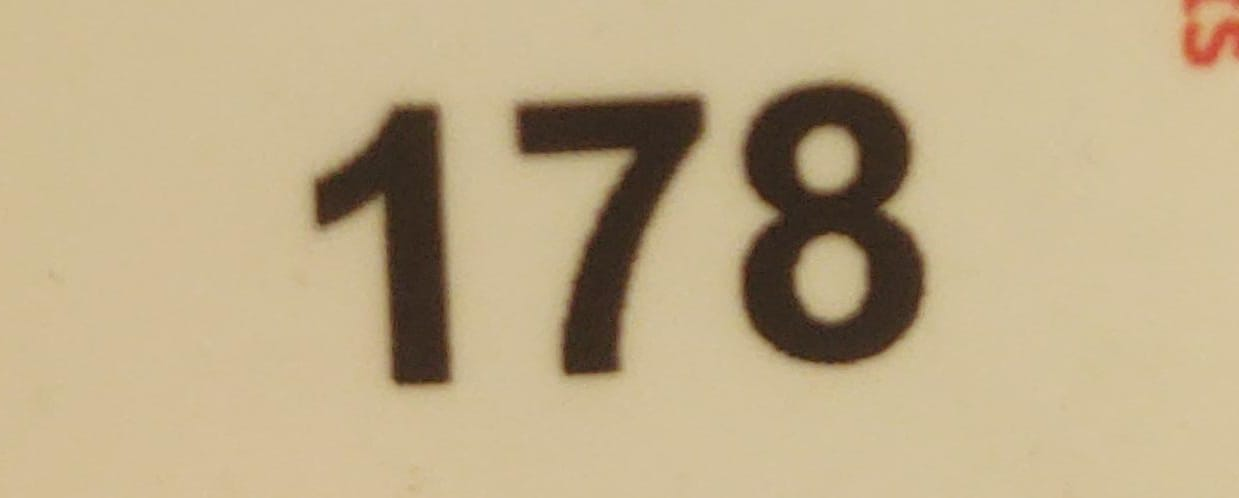
#> input picture comanda.png, 1239 x 498 px
$ python OcrExample.py
#> lines starting #> are read from the running program, lines starting #| are printed output that depends on the picture; after the words box and inside, x2 and y2 are one past the last pixel; in counts of white or black regions, pixels touching at a corner belong together
#opencv
import cv2
import pytesseract

#point out where the tesseract is installed
pytesseract.pytesseract.tesseract_cmd = r'C:\Users\TiagoAlmeida\AppData\Local\Programs\Tesseract-OCR\tesseract.exe'

# Grayscale, Gaussian blur, Otsu's threshold
image = cv2.imread('comanda.png')
#> image is the input picture: shape (498, 1239, 3); mean B, G, R 136.2, 171.4, 189.6
gray = cv2.cvtColor(image, cv2.COLOR_BGR2GRAY)
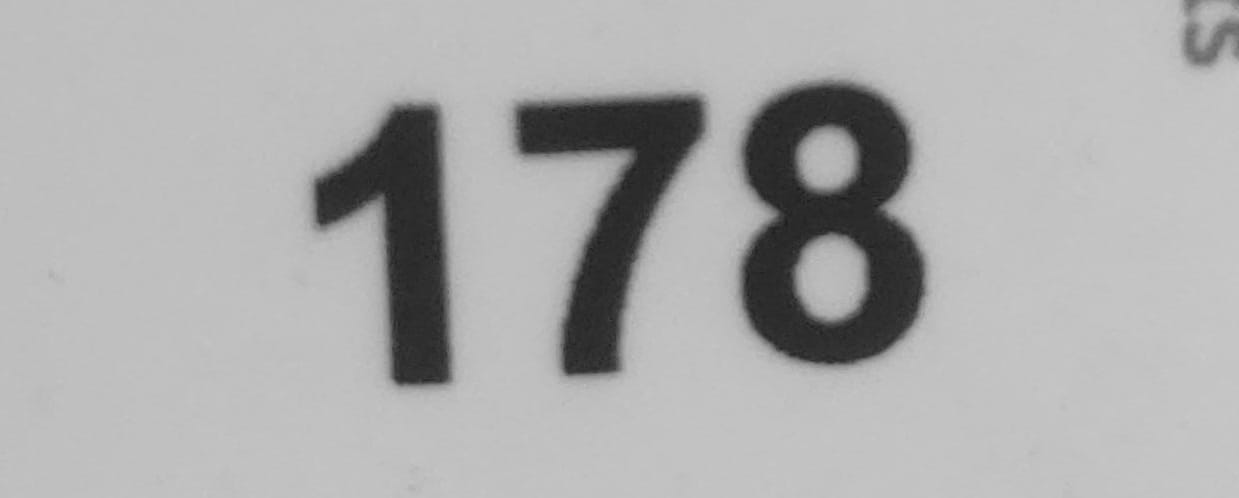
#> gray: shape (498, 1239); min 29, max 200, mean 172.8
# blur = cv2.GaussianBlur(gray, (3,3), 0)
thresh = cv2.threshold(gray, 0, 255, cv2.THRESH_BINARY_INV + cv2.THRESH_OTSU)[1]
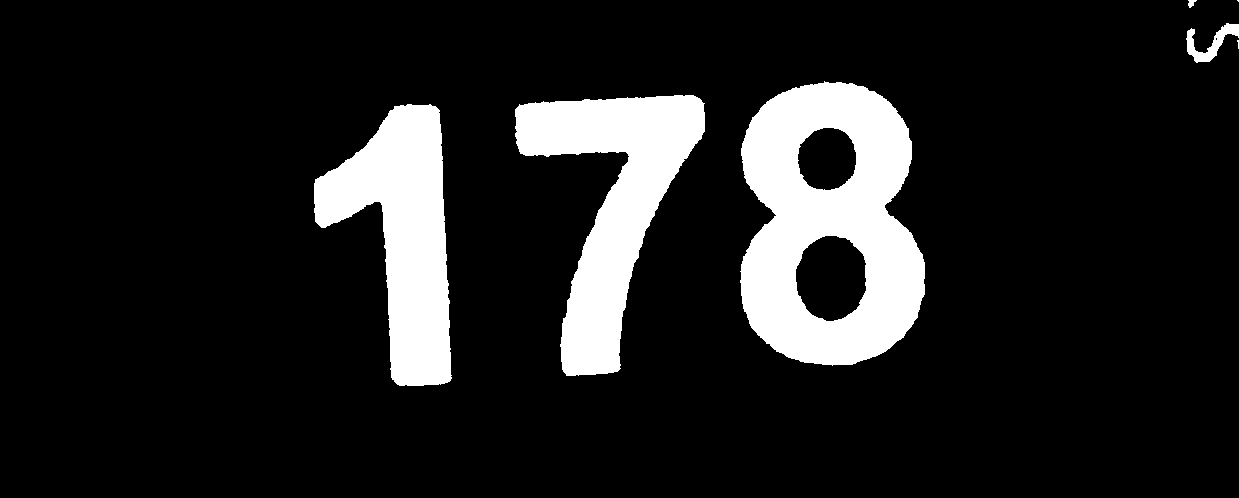
#> thresh: shape (498, 1239); 12.8% white; 7 white regions (2 under 20 px), largest, box (x1, y1, x2, y2) and area: (740, 81, 925, 366) 34603, (515, 95, 705, 376) 22818, (314, 104, 452, 386) 20765, (1186, 23, 1239, 63) 770, (1188, 0, 1197, 8) 44

# Morph open to remove noise and invert image
kernel = cv2.getStructuringElement(cv2.MORPH_RECT, (3,3))
opening = cv2.morphologyEx(thresh, cv2.MORPH_OPEN, kernel, iterations=1)
#> opening: shape (498, 1239); 12.8% white; 5 white regions, box (x1, y1, x2, y2) and area: (740, 82, 925, 365) 34584, (515, 95, 705, 376) 22801, (314, 104, 451, 386) 20750, (1187, 23, 1239, 62) 754, (1188, 0, 1196, 7) 40
invert = 255 - opening

#> (the run stopped early here; a loop or call above may not have finished)
